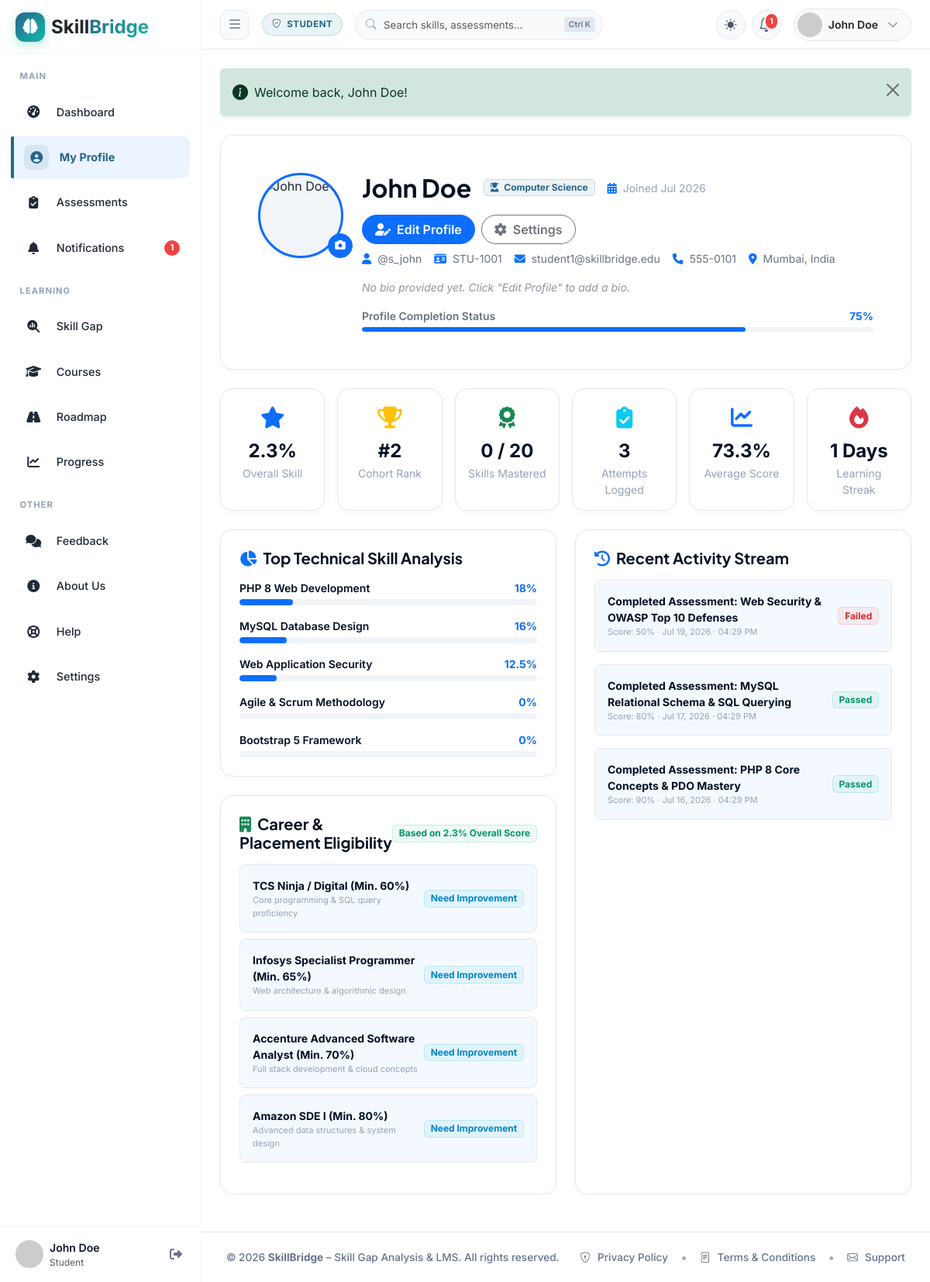
The page /student/profile.php (signed in) on the database as committed earlier.
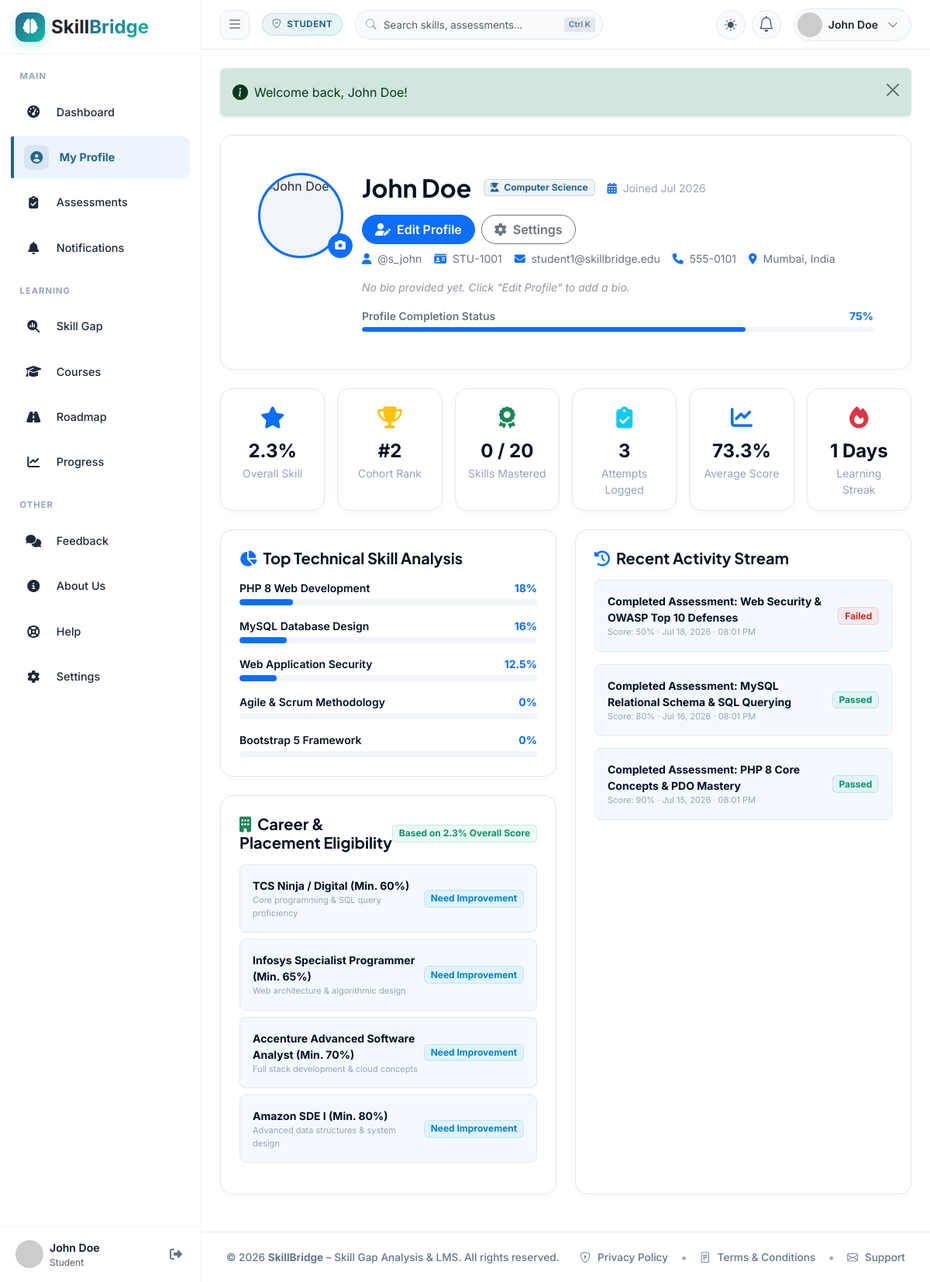
The same page on the database as committed later.
### tables this page shows
CREATE TABLE `assessment_results` (
  `id` int(11) NOT NULL,
  `student_id` int(11) NOT NULL,
  `assessment_id` int(11) NOT NULL,
  `total_questions` int(11) NOT NULL DEFAULT 10,
  `correct_answers` int(11) NOT NULL DEFAULT 0,
  `score_obtained` decimal(5,2) NOT NULL DEFAULT 0.00,
  `score_percentage` decimal(5,2) NOT NULL DEFAULT 0.00,
  `status` enum('pass','fail') NOT NULL DEFAULT 'fail',
  `time_taken_seconds` int(11) NOT NULL DEFAULT 0,
  `completed_at` datetime DEFAULT current_timestamp()
);

CREATE TABLE `assessments` (
  `id` int(11) NOT NULL,
  `title` varchar(150) NOT NULL,
  `description` text DEFAULT NULL,
  `skill_id` int(11) NOT NULL,
  `created_by_faculty_id` int(11) NOT NULL,
  `duration_minutes` int(11) NOT NULL DEFAULT 30,
  `passing_marks` int(11) NOT NULL DEFAULT 6,
  `total_marks` int(11) NOT NULL DEFAULT 10,
  `difficulty_level` enum('beginner','easy','intermediate','advanced','expert') NOT NULL DEFAULT 'intermediate',
  `status` enum('draft','active','archived') NOT NULL DEFAULT 'active',
  `created_at` datetime DEFAULT current_timestamp()
);

### student/profile.php (the view, shortened to what the changed rows need)
<?php
require_once __DIR__ . '/../config/database.php';
require_once __DIR__ . '/../includes/functions.php';
$studentId = $_SESSION['profile_id'];
$userId    = $_SESSION['user_id'];
$db        = Database::getInstance();
$student = $db->fetch(
    "SELECT s.*, u.username, u.email, u.role, u.created_at as user_created
     FROM students s
     JOIN users u ON s.user_id = u.id
     WHERE s.id = ?",
    [$studentId]
);
$studentName = htmlspecialchars(($student['first_name'] ?? 'Student') . ' ' . ($student['last_name'] ?? ''));
$skillsList = $db->fetchAll("SELECT id, name FROM skills ORDER BY name ASC");
$recentAttempts = $db->fetchAll(
    "SELECT ar.*, a.title as assessment_title
     FROM assessment_results ar
     JOIN assessments a ON ar.assessment_id = a.id
     WHERE ar.student_id = ?
     ORDER BY ar.completed_at DESC LIMIT 5",
    [$studentId]
);
$recentFeedback = $db->fetchAll(
    "SELECT * FROM feedback WHERE user_id = ? ORDER BY created_at DESC LIMIT 3",
    [$userId]
);
include __DIR__ . '/../includes/header.php';
?>
<div class="dash-content">
  <div class="saas-card p-4 p-md-5 mb-4 position-relative overflow-hidden" id="profile-information">
    <div class="row align-items-start g-4">
      <div class="col">
        <div class="d-flex justify-content-between align-items-center flex-wrap gap-3 mb-2">
          <div class="d-flex align-items-center gap-3 flex-wrap">
            <h2 class="fw-bold mb-0" style="color: var(--text-heading);"><?= $studentName ?></h2>
          </div>
        </div>
      </div>
    </div>
  </div>
  <div class="row g-4 mb-4">
    <div class="col-lg-6">
      <div class="saas-card p-4 h-100">
        <?php if (empty($recentAttempts) && empty($recentFeedback)): ?>
          <div class="text-center py-5 text-muted">
            <div class="fs-1 opacity-25 mb-2"><i class="fa-solid fa-calendar-xmark"></i></div>
            <p class="small mb-0" style="color: var(--text-muted);">No recent activity recorded yet.</p>
          </div>
        <?php else: ?>
          <div class="d-flex flex-column gap-3">
            <?php foreach ($recentAttempts as $att): ?>
              <div class="p-3 rounded-3 d-flex justify-content-between align-items-center" style="background: var(--bg-alt); border: 1px solid var(--border);">
                <div>
                  <div class="fw-bold small" style="color: var(--text-heading);">
                    Completed Assessment: <?= htmlspecialchars($att['assessment_title']) ?>
                  </div>
                  <div style="font-size: 11px; color: var(--text-muted);">
                    Score: <?= (float)$att['score_percentage'] ?>% · <?= date('M d, Y · h:i A', strtotime($att['completed_at'])) ?>
                  </div>
                </div>
                <span class="badge <?= (float)$att['score_percentage'] >= 60 ? 'saas-badge-success' : 'saas-badge-danger' ?>">
                  <?= (float)$att['score_percentage'] >= 60 ? 'Passed' : 'Failed' ?>
                </span>
              </div>
            <?php endforeach; ?>
          </div>
        <?php endif; ?>
      </div>
    </div>
  </div>
</div>
<?php include __DIR__ . '/../includes/footer.php'; ?>

### includes/sidebar.php (shortened to what the changed rows need)
<?php
require_once __DIR__ . '/../config/database.php';
$role = $_SESSION['user_role'] ?? 'student';
$currentScript = basename($_SERVER['PHP_SELF']);
$currentDir = basename(dirname($_SERVER['PHP_SELF']));
if (!function_exists('isActive')) {
    function isActive($page, $dir = ''): string {
        global $currentScript, $currentDir;
        return $currentScript === $page ? 'active' : '';
    }
}
$sidebarDb = Database::getInstance();
$sidebarUserId = $_SESSION['user_id'] ?? 0;
$unreadNotifCount = 0;
if ($sidebarUserId > 0) {
    $unreadNotifCount = (int)($sidebarDb->fetch("SELECT COUNT(*) as cnt FROM notifications WHERE user_id = ? AND is_read = 0", [$sidebarUserId])['cnt'] ?? 0);
}
$sidebarUserName = $_SESSION['full_name'] ?? $_SESSION['user_name'] ?? $_SESSION['username'] ?? 'User';
$sidebarAvatar = $_SESSION['avatar'] ?? 'default-avatar.png';
$sidebarAvatarUrl = BASE_URL . 'uploads/avatars/' . $sidebarAvatar;
if (!file_exists(__DIR__ . '/../uploads/avatars/' . $sidebarAvatar) || empty($sidebarAvatar)) {
    $sidebarAvatarUrl = 'https://ui-avatars.com/api/?name=' . urlencode($sidebarUserName) . '&background=26658C&color=ffffff&bold=true';
}
$sidebarSubTitle = ucfirst($role);
?>
<aside class="sidebar" id="sidebar">
  <div class="sidebar-brand">
    <a href="<?= BASE_URL ?>" class="d-flex align-items-center gap-2 text-decoration-none" title="SkillBridge Dashboard">
      <div class="nav-brand-icon"><i class="fa-solid fa-brain"></i></div>
      <span class="fw-bold fs-4 text-dark font-heading">Skill<span class="gradient-text">Bridge</span></span>
    </a>
  </div>
  <nav class="sidebar-nav">
    <?php if ($role === 'student'): ?>
      <div class="sidebar-section-label">Main</div>
      <a href="<?= BASE_URL ?>student/dashboard.php" class="sidebar-nav-item <?= isActive('dashboard.php', 'student') ?>" title="Dashboard">
        <div class="nav-icon"><i class="fa-solid fa-gauge-high"></i></div>
        <span>Dashboard</span>
      </a>
      <a href="<?= BASE_URL ?>student/profile.php" class="sidebar-nav-item <?= isActive('profile.php', 'student') ?>" title="My Profile">
        <div class="nav-icon"><i class="fa-solid fa-user-circle"></i></div>
        <span>My Profile</span>
      </a>
      <a href="<?= BASE_URL ?>student/assessments.php" class="sidebar-nav-item <?= isActive('assessments.php', 'student') ?>" title="Assessments">
        <div class="nav-icon"><i class="fa-solid fa-clipboard-check"></i></div>
        <span>Assessments</span>
      </a>
      <a href="<?= BASE_URL ?>student/notification.php" class="sidebar-nav-item <?= isActive('notification.php', 'student') ?>" title="Notifications">
        <div class="nav-icon"><i class="fa-solid fa-bell"></i></div>
        <span>Notifications</span>
        <?php if ($unreadNotifCount > 0): ?>
          <span class="nav-badge"><?= $unreadNotifCount ?></span>
        <?php endif; ?>
      </a>
      <div class="sidebar-section-label">Learning</div>
      <a href="<?= BASE_URL ?>student/skill-gap.php" class="sidebar-nav-item <?= isActive('skill-gap.php', 'student') ?>" title="Skill Gap Analysis">
        <div class="nav-icon"><i class="fa-solid fa-magnifying-glass-chart"></i></div>
        <span>Skill Gap</span>
      </a>
      <a href="<?= BASE_URL ?>student/courses.php" class="sidebar-nav-item <?= isActive('courses.php', 'student') || isActive('recommendations.php', 'student') ?>" title="Courses & Recommendations">
        <div class="nav-icon"><i class="fa-solid fa-graduation-cap"></i></div>
        <span>Courses</span>
      </a>
      <a href="<?= BASE_URL ?>student/roadmap.php" class="sidebar-nav-item <?= isActive('roadmap.php', 'student') ?>" title="Skill Roadmap">
        <div class="nav-icon"><i class="fa-solid fa-road"></i></div>
        <span>Roadmap</span>
      </a>
      <a href="<?= BASE_URL ?>student/progress.php" class="sidebar-nav-item <?= isActive('progress.php', 'student') ?>" title="Learning Progress">
        <div class="nav-icon"><i class="fa-solid fa-chart-line"></i></div>
        <span>Progress</span>
      </a>
      <div class="sidebar-section-label">Other</div>
      <a href="<?= BASE_URL ?>student/feedback.php" class="sidebar-nav-item <?= isActive('feedback.php', 'student') ?>" title="Feedback">
        <div class="nav-icon"><i class="fa-solid fa-comments"></i></div>
        <span>Feedback</span>
      </a>
      <a href="<?= BASE_URL ?>about.php" class="sidebar-nav-item <?= isActive('about.php') ?>" title="About Us">
        <div class="nav-icon"><i class="fa-solid fa-circle-info"></i></div>
        <span>About Us</span>
      </a>
      <a href="<?= BASE_URL ?>student/help.php" class="sidebar-nav-item <?= isActive('help.php', 'student') ?>" title="Help & Support">
        <div class="nav-icon"><i class="fa-solid fa-life-ring"></i></div>
        <span>Help</span>
      </a>
      <a href="<?= BASE_URL ?>student/settings.php" class="sidebar-nav-item <?= isActive('settings.php', 'student') ?>" title="Settings">
        <div class="nav-icon"><i class="fa-solid fa-gear"></i></div>
        <span>Settings</span>
      </a>
    <?php endif; ?>
  </nav>
  <div class="sidebar-footer">
    <div class="sidebar-user">
      <a href="<?= BASE_URL ?><?= $role ?>/profile.php" class="sidebar-profile-link d-flex align-items-center gap-2 text-decoration-none" title="<?= htmlspecialchars($sidebarUserName) ?> (<?= ucfirst($role) ?>)">
        <img src="<?= htmlspecialchars($sidebarAvatarUrl) ?>" alt="Avatar" class="rounded-circle object-fit-cover" width="36" height="36" style="flex-shrink:0;">
        <div class="sidebar-user-info overflow-hidden">
          <div class="sidebar-user-name text-truncate fw-semibold" style="max-width: 140px; color: #0F172A; font-size: 0.88rem;"><?= htmlspecialchars($sidebarUserName) ?></div>
          <div class="sidebar-user-role text-truncate small text-muted" style="max-width: 140px; font-size: 0.75rem;"><?= htmlspecialchars($sidebarSubTitle) ?></div>
        </div>
      </a>
      <a href="<?= BASE_URL ?>logout.php" style="margin-left:auto;color:#64748B;font-size:1rem" title="Logout" class="p-1">
        <i class="fa-solid fa-right-from-bracket"></i>
      </a>
    </div>
  </div>
</aside>

### includes/navbar.php (shortened to what the changed rows need)
<?php
require_once __DIR__ . '/functions.php';
$userId = $_SESSION['user_id'] ?? 0;
$unreadCount = get_unread_notifications_count($userId);
$userRole = $_SESSION['user_role'] ?? 'student';
$fullName = $_SESSION['full_name'] ?? $_SESSION['username'] ?? 'User';
$avatar = $_SESSION['avatar'] ?? 'default-avatar.png';
$avatarUrl = BASE_URL . 'uploads/avatars/' . $avatar;
if (!file_exists(__DIR__ . '/../uploads/avatars/' . $avatar) || empty($avatar)) {
    $avatarUrl = 'https://ui-avatars.com/api/?name=' . urlencode($fullName) . '&background=6366f1&color=ffffff&bold=true';
}
?>
<nav class="navbar navbar-expand navbar-saas sticky-top px-3 px-md-4 py-2">
    <div class="container-fluid p-0">
        <button class="sidebar-toggle-btn me-3" id="sidebarToggle" type="button" aria-label="Toggle Sidebar" title="Toggle Navigation">
            <i class="bi bi-list fs-5"></i>
        </button>
        <div class="d-flex align-items-center">
            <span class="role-badge-saas text-uppercase">
                <i class="bi bi-shield-check me-1"></i> <?= htmlspecialchars($userRole) ?>
            </span>
        </div>
        <div class="header-search-wrapper d-none d-md-block ms-3 position-relative">
            <input type="text" class="form-control header-search-input" id="globalHeaderSearch" placeholder="Search skills, assessments..." autocomplete="off">
            <span class="header-search-kbd">Ctrl K</span>
        </div>
        <div class="ms-auto d-flex align-items-center gap-2">
            <button class="btn-header-action theme-toggle-btn" type="button" id="navbarThemeToggle" title="Toggle Theme" aria-label="Toggle Theme">
                <i class="bi bi-sun-fill fs-6"></i>
            </button>
            <div class="dropdown">
                <button class="btn-header-action" type="button" id="notifDropdown" data-bs-toggle="dropdown" aria-expanded="false" title="Notifications">
                    <i class="bi bi-bell fs-5"></i>
                    <?php if ($unreadCount > 0): ?>
                        <span class="notif-pulse-badge shadow-xs" id="notifBadge"><?= $unreadCount ?></span>
                    <?php endif; ?>
                </button>
            </div>
            <div class="dropdown ms-2">
                <button class="btn profile-pill-trigger d-flex align-items-center gap-2"
                        type="button" id="userProfileDropdown" data-bs-toggle="dropdown" aria-expanded="false">
                    <img src="<?= htmlspecialchars($avatarUrl) ?>" alt="Avatar" class="rounded-circle object-fit-cover" width="32" height="32">
                    <span class="d-none d-md-inline-block fw-semibold text-dark small me-1"><?= htmlspecialchars($fullName) ?></span>
                    <i class="bi bi-chevron-down text-muted small me-1"></i>
                </button>
            </div>
        </div>
    </div>
</nav>

Rows that differ between the two databases and show on the page:
changed assessment_results "Web Security & OWASP Top 10 Defenses": completed_at "Jul 19, 2026 · 04:29 PM" → "Jul 18, 2026 · 08:01 PM"
changed assessment_results "MySQL Relational Schema & SQL Querying": completed_at "Jul 17, 2026 · 04:29 PM" → "Jul 16, 2026 · 08:01 PM"
changed assessment_results "PHP 8 Core Concepts & PDO Mastery": completed_at "Jul 16, 2026 · 04:29 PM" → "Jul 15, 2026 · 08:01 PM"
Other text that changed with them:
$unreadNotifCount: "1" → (not shown)
$unreadCount: "1" → (not shown)
